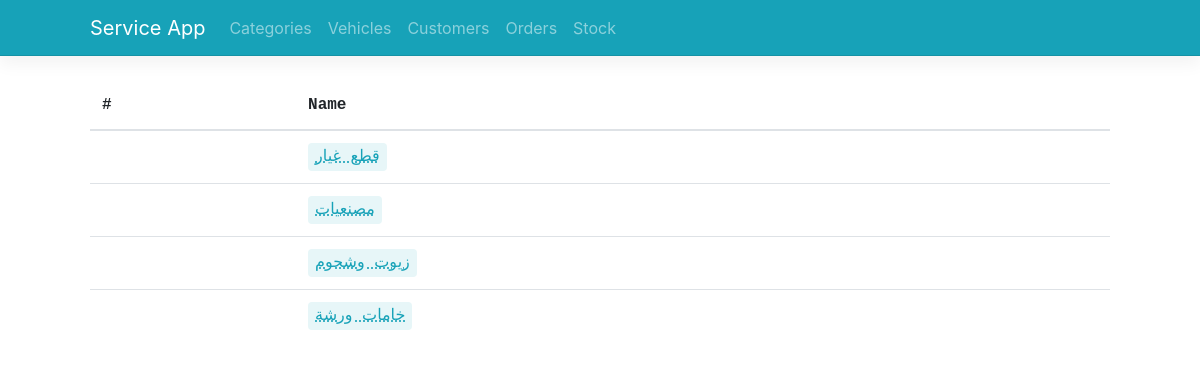
Screenshot of /service/categories/ with the database file from the repository.
### service/models.py (models this page shows, shortened)
class ServiceCategory(models.Model):
    ar_name = models.CharField(max_length=255, unique=True)

### service/views.py (the view)
# urls.py: path('categories/', views.ServiceCategoryListView.as_view(),
class ServiceCategoryListView(generic.ListView):
    model = models.ServiceCategory
    context_object_name = 'categories'
    template_name = 'service/service_category_list.html'

### service/templates/service/servicecategory_list.html (shortened to what this page needs)
{% extends 'layout.html' %}
{% block content %}
  {% if categories %}
    <table class="table table-hover">
      <thead>
        <tr>
          <th class="no-border-top">#</th>
          <th class="no-border-top">Name</th>
        </tr>
      </thead>
      <tbody>
        {% for category in categories %}
          <tr>
            <td></td>
            <td>
              <div class="btn-group" role="group">
                <a class="editable" href="#" role="button" id="dropdownMenuLink" data-toggle="dropdown" aria-haspopup="true" aria-expanded="false">
                  {{ category.ar_name }}
                </a>
              </div>
            </td>
          </tr>
        {% endfor %}
      </tbody>
    </table>
  {% else %}
    <p class="alert alert-info">No categories to display</p>
  {% endif %}
{% endblock %}

### static/css/custom.css (style rules this page uses)
a { color: #17a2b8; }
table, input, textarea, select, .highlighted, .custom_font { font-family: Consolas,"Liberation Mono",Menlo,Courier,monospace; }
.no-border-top { border-top: 0 !important; }
.editable, .editable:hover, .editable:focus, .highlighted { text-decoration: underline; text-decoration-style: dotted; background: #17a3b81a; padding: 2px 7px; border-radius: 4px; color: #17a2b8; }

### rows the page displays
ServiceCategory: ar_name "قطع غيار"
ServiceCategory: ar_name "مصنعيات"
ServiceCategory: ar_name "زيوت وشحوم"
ServiceCategory: ar_name "خامات ورشة"
